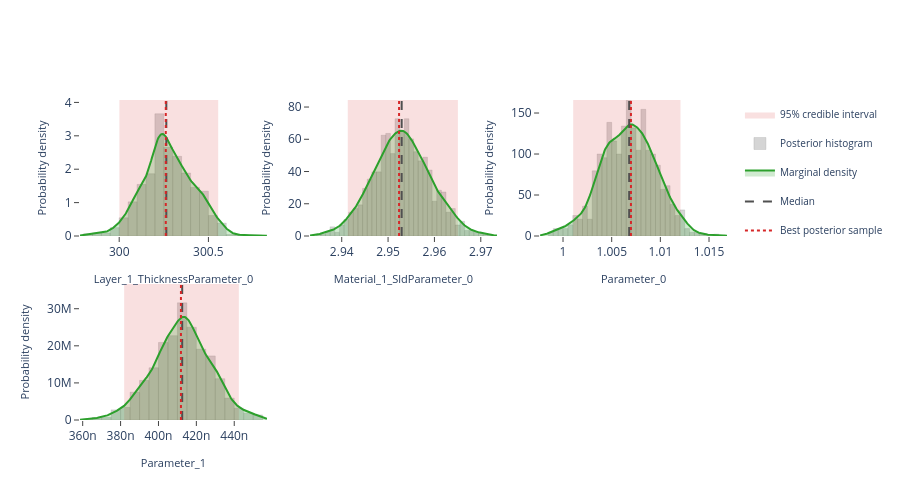

Notebook code cell kept with this figure:
### Markdown cell above
## Interactive posterior plots

The next three cells render the same Plotly figures that are shown on the
Bayesian Posterior tab of the EasyReflectometryApp:

* **Marginals** — per-parameter distribution: histogram + smooth KDE marginal,
  shaded 95% credible interval, and median / best-sample lines
  (`plot_distribution` or `posterior.distribution()`)
* **Corner plot** — pairwise marginals + 2-D contours + scatter (`plot_corner`)
* **Traces** — per-chain trace + marginal histogram (`plot_trace`)

The standalone helpers are called with ``return_figure=True`` so they return a
Plotly ``Figure`` that we render in the notebook with ``fig.show()``; the
``PosteriorResults`` methods return the figure directly.

### Code cell
# ---- Marginal posterior distributions ---------------------------------------
# One panel per free parameter, each overlaying the posterior histogram, a
# smooth Gaussian-KDE marginal, the shaded 95% credible interval, and the
# median / best-sample reference lines.  Mirrors the "Marginals" sub-tab in
# the EasyReflectometryApp.

# The PosteriorResults method passes ``logp`` through automatically so the
# best posterior sample (MAP) line is drawn:
fig = posterior.distribution()
fig.show()

# Standalone equivalent (pass ``logp`` to get the best-sample line):
# fig = plot_distribution(
#     posterior.draws,
#     posterior.param_names,
#     logp=posterior.logp,
#     return_figure=True,
# )
# fig.show()

### Figure 1 — Plotly figure (JSON) as saved in the notebook; plotly's stock layout.template omitted (floating-point values rounded to 4 significant figures; data arrays with more than 128 entries replaced by an {"elided": "..."} marker saying what was removed)
{"data": [{"fill": "toself", "fillcolor": "rgba(214, 39, 40, 0.14)", "hoverinfo": "skip", "legendgroup": "95% credible interval", "line": {"color": "rgba(214, 39, 40, 0.14)", "width": 0}, "mode": "lines", "name": "95% credible interval", "showlegend": true, "type": "scatter", "x": [300.0, 300.6, 300.6, 300.0, 300.0], "xaxis": "x", "y": [0.0, 0.0, 4.073, 4.073, 0.0], "yaxis": "y"}, {"histnorm": "probability density", "hovertemplate": "sample=%{x:.4f}<br>density: %{y:.2f}<extra></extra>", "legendgroup": "histogram", "marker": {"color": "rgba(120, 120, 120, 0.38)", "line": {"color": "rgba(120, 120, 120, 0.24)", "width": 1}}, "name": "Posterior histogram", "nbinsx": 40, "opacity": 0.82, "showlegend": true, "type": "histogram", "x": {"elided": "880 float values"}, "xaxis": "x", "yaxis": "y"}, {"fill": "tozeroy", "fillcolor": "rgba(44, 160, 44, 0.22)", "hovertemplate": "Layer_1_ThicknessParameter_0: %{x:.4f}<br>density: %{y:.4f}<extra></extra>", "legendgroup": "marginal", "line": {"color": "rgb(44, 160, 44)", "width": 2}, "mode": "lines", "name": "Marginal density", "showlegend": true, "type": "scatter", "x": {"elided": "256 float values"}, "xaxis": "x", "y": {"elided": "256 float values"}, "yaxis": "y"}, {"hovertemplate": "Median: %{x:.4f}<extra></extra>", "legendgroup": "Median", "line": {"color": "rgb(80, 80, 80)", "dash": "dash", "width": 2}, "mode": "lines", "name": "Median", "showlegend": true, "type": "scatter", "x": [300.3, 300.3], "xaxis": "x", "y": [0.0, 4.073], "yaxis": "y"}, {"hovertemplate": "Best posterior sample: %{x:.4f}<extra></extra>", "legendgroup": "Best posterior sample", "line": {"color": "rgb(214, 39, 40)", "dash": "dot", "width": 2}, "mode": "lines", "name": "Best posterior sample", "showlegend": true, "type": "scatter", "x": [300.3, 300.3], "xaxis": "x", "y": [0.0, 4.073], "yaxis": "y"}, {"fill": "toself", "fillcolor": "rgba(214, 39, 40, 0.14)", "hoverinfo": "skip", "legendgroup": "95% credible interval", "line": {"color": "rgba(214, 39, 40, 0.14)", "width": 0}, "mode": "lines", "name": "95% credible interval", "showlegend": false, "type": "scatter", "x": [2.941, 2.965, 2.965, 2.941, 2.941], "xaxis": "x2", "y": [0.0, 0.0, 84.37, 84.37, 0.0], "yaxis": "y2"}, {"histnorm": "probability density", "hovertemplate": "sample=%{x:.4f}<br>density: %{y:.2f}<extra></extra>", "legendgroup": "histogram", "marker": {"color": "rgba(120, 120, 120, 0.38)", "line": {"color": "rgba(120, 120, 120, 0.24)", "width": 1}}, "name": "Posterior histogram", "nbinsx": 40, "opacity": 0.82, "showlegend": false, "type": "histogram", "x": {"elided": "880 float values"}, "xaxis": "x2", "yaxis": "y2"}, {"fill": "tozeroy", "fillcolor": "rgba(44, 160, 44, 0.22)", "hovertemplate": "Material_1_SldParameter_0: %{x:.4f}<br>density: %{y:.4f}<extra></extra>", "legendgroup": "marginal", "line": {"color": "rgb(44, 160, 44)", "width": 2}, "mode": "lines", "name": "Marginal density", "showlegend": false, "type": "scatter", "x": {"elided": "256 float values"}, "xaxis": "x2", "y": {"elided": "256 float values"}, "yaxis": "y2"}, {"hovertemplate": "Median: %{x:.4f}<extra></extra>", "legendgroup": "Median", "line": {"color": "rgb(80, 80, 80)", "dash": "dash", "width": 2}, "mode": "lines", "name": "Median", "showlegend": false, "type": "scatter", "x": [2.953, 2.953], "xaxis": "x2", "y": [0.0, 84.37], "yaxis": "y2"}, {"hovertemplate": "Best posterior sample: %{x:.4f}<extra></extra>", "legendgroup": "Best posterior sample", "line": {"color": "rgb(214, 39, 40)", "dash": "dot", "width": 2}, "mode": "lines", "name": "Best posterior sample", "showlegend": false, "type": "scatter", "x": [2.952, 2.952], "xaxis": "x2", "y": [0.0, 84.37], "yaxis": "y2"}, {"fill": "toself", "fillcolor": "rgba(214, 39, 40, 0.14)", "hoverinfo": "skip", "legendgroup": "95% credible interval", "line": {"color": "rgba(214, 39, 40, 0.14)", "width": 0}, "mode": "lines", "name": "95% credible interval", "showlegend": false, "type": "scatter", "x": [1.001, 1.012, 1.012, 1.001, 1.001], "xaxis": "x3", "y": [0.0, 0.0, 165.9, 165.9, 0.0], "yaxis": "y3"}, {"histnorm": "probability density", "hovertemplate": "sample=%{x:.4f}<br>density: %{y:.2f}<extra></extra>", "legendgroup": "histogram", "marker": {"color": "rgba(120, 120, 120, 0.38)", "line": {"color": "rgba(120, 120, 120, 0.24)", "width": 1}}, "name": "Posterior histogram", "nbinsx": 40, "opacity": 0.82, "showlegend": false, "type": "histogram", "x": {"elided": "880 float values"}, "xaxis": "x3", "yaxis": "y3"}, {"fill": "tozeroy", "fillcolor": "rgba(44, 160, 44, 0.22)", "hovertemplate": "Parameter_0: %{x:.4f}<br>density: %{y:.4f}<extra></extra>", "legendgroup": "marginal", "line": {"color": "rgb(44, 160, 44)", "width": 2}, "mode": "lines", "name": "Marginal density", "showlegend": false, "type": "scatter", "x": {"elided": "256 float values"}, "xaxis": "x3", "y": {"elided": "256 float values"}, "yaxis": "y3"}, {"hovertemplate": "Median: %{x:.4f}<extra></extra>", "legendgroup": "Median", "line": {"color": "rgb(80, 80, 80)", "dash": "dash", "width": 2}, "mode": "lines", "name": "Median", "showlegend": false, "type": "scatter", "x": [1.007, 1.007], "xaxis": "x3", "y": [0.0, 165.9], "yaxis": "y3"}, {"hovertemplate": "Best posterior sample: %{x:.4f}<extra></extra>", "legendgroup": "Best posterior sample", "line": {"color": "rgb(214, 39, 40)", "dash": "dot", "width": 2}, "mode": "lines", "name": "Best posterior sample", "showlegend": false, "type": "scatter", "x": [1.007, 1.007], "xaxis": "x3", "y": [0.0, 165.9], "yaxis": "y3"}, {"fill": "toself", "fillcolor": "rgba(214, 39, 40, 0.14)", "hoverinfo": "skip", "legendgroup": "95% credible interval", "line": {"color": "rgba(214, 39, 40, 0.14)", "width": 0}, "mode": "lines", "name": "95% credible interval", "showlegend": false, "type": "scatter", "x": [3.819e-07, 4.424e-07, 4.424e-07, 3.819e-07, 3.819e-07], "xaxis": "x4", "y": [0.0, 0.0, 36670000.0, 36670000.0, 0.0], "yaxis": "y4"}, {"histnorm": "probability density", "hovertemplate": "sample=%{x:.4f}<br>density: %{y:.2f}<extra></extra>", "legendgroup": "histogram", "marker": {"color": "rgba(120, 120, 120, 0.38)", "line": {"color": "rgba(120, 120, 120, 0.24)", "width": 1}}, "name": "Posterior histogram", "nbinsx": 40, "opacity": 0.82, "showlegend": false, "type": "histogram", "x": {"elided": "880 float values"}, "xaxis": "x4", "yaxis": "y4"}, {"fill": "tozeroy", "fillcolor": "rgba(44, 160, 44, 0.22)", "hovertemplate": "Parameter_1: %{x:.4f}<br>density: %{y:.4f}<extra></extra>", "legendgroup": "marginal", "line": {"color": "rgb(44, 160, 44)", "width": 2}, "mode": "lines", "name": "Marginal density", "showlegend": false, "type": "scatter", "x": {"elided": "256 float values"}, "xaxis": "x4", "y": {"elided": "256 float values"}, "yaxis": "y4"}, {"hovertemplate": "Median: %{x:.4f}<extra></extra>", "legendgroup": "Median", "line": {"color": "rgb(80, 80, 80)", "dash": "dash", "width": 2}, "mode": "lines", "name": "Median", "showlegend": false, "type": "scatter", "x": [4.125e-07, 4.125e-07], "xaxis": "x4", "y": [0.0, 36670000.0], "yaxis": "y4"}, {"hovertemplate": "Best posterior sample: %{x:.4f}<extra></extra>", "legendgroup": "Best posterior sample", "line": {"color": "rgb(214, 39, 40)", "dash": "dot", "width": 2}, "mode": "lines", "name": "Best posterior sample", "showlegend": false, "type": "scatter", "x": [4.119e-07, 4.119e-07], "xaxis": "x4", "y": [0.0, 36670000.0], "yaxis": "y4"}], "layout": {"barmode": "overlay", "height": 500, "legend": {"font": {"size": 10}}, "plot_bgcolor": "white", "showlegend": true, "xaxis": {"anchor": "y", "domain": [0.0, 0.2889], "range": [299.8, 300.8], "showgrid": false, "ticks": "outside", "title": {"font": {"size": 11}, "text": "Layer_1_ThicknessParameter_0"}, "zeroline": false}, "xaxis2": {"anchor": "y2", "domain": [0.3556, 0.6444], "range": [2.933, 2.973], "showgrid": false, "ticks": "outside", "title": {"font": {"size": 11}, "text": "Material_1_SldParameter_0"}, "zeroline": false}, "xaxis3": {"anchor": "y3", "domain": [0.7111, 1.0], "range": [0.9976, 1.017], "showgrid": false, "ticks": "outside", "title": {"font": {"size": 11}, "text": "Parameter_0"}, "zeroline": false}, "xaxis4": {"anchor": "y4", "domain": [0.0, 0.2889], "range": [3.586e-07, 4.572e-07], "showgrid": false, "ticks": "outside", "title": {"font": {"size": 11}, "text": "Parameter_1"}, "zeroline": false}, "xaxis5": {"anchor": "y5", "domain": [0.3556, 0.6444], "showgrid": false, "ticks": "outside", "zeroline": false}, "xaxis6": {"anchor": "y6", "domain": [0.7111, 1.0], "showgrid": false, "ticks": "outside", "zeroline": false}, "yaxis": {"anchor": "x", "domain": [0.575, 1.0], "range": [0.0, 4.073], "showgrid": false, "ticks": "outside", "title": {"font": {"size": 11}, "text": "Probability density"}, "zeroline": false}, "yaxis2": {"anchor": "x2", "domain": [0.575, 1.0], "range": [0.0, 84.37], "showgrid": false, "ticks": "outside", "title": {"font": {"size": 11}, "text": "Probability density"}, "zeroline": false}, "yaxis3": {"anchor": "x3", "domain": [0.575, 1.0], "range": [0.0, 165.9], "showgrid": false, "ticks": "outside", "title": {"font": {"size": 11}, "text": "Probability density"}, "zeroline": false}, "yaxis4": {"anchor": "x4", "domain": [0.0, 0.425], "range": [0.0, 36670000.0], "showgrid": false, "ticks": "outside", "title": {"font": {"size": 11}, "text": "Probability density"}, "zeroline": false}, "yaxis5": {"anchor": "x5", "domain": [0.0, 0.425], "showgrid": false, "ticks": "outside", "zeroline": false}, "yaxis6": {"anchor": "x6", "domain": [0.0, 0.425], "showgrid": false, "ticks": "outside", "zeroline": false}}}
